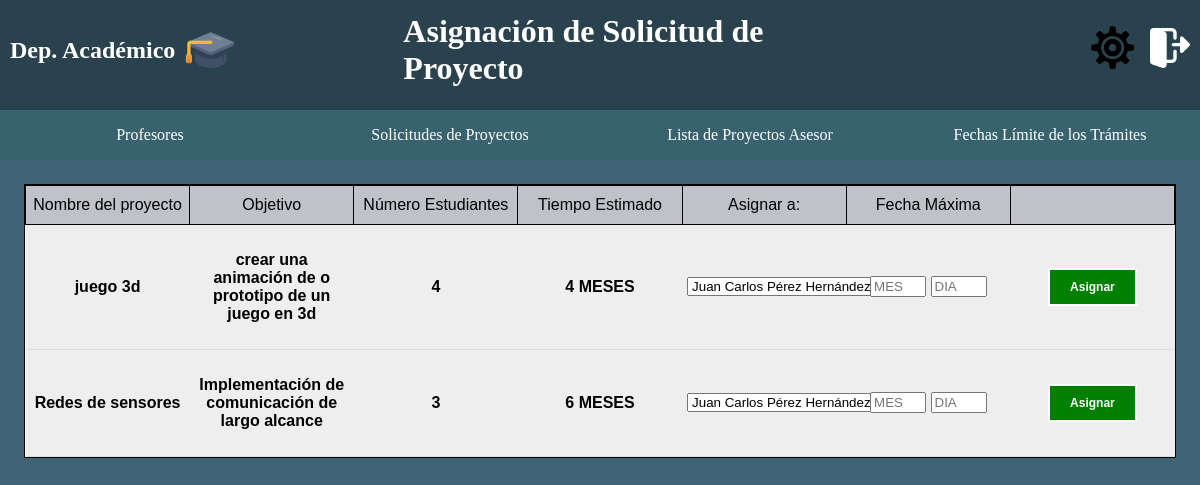
Screenshot of /DeptoAcademico/deptoAcaAsigProyResV2.php (signed in) with the database file from the repository.
### tables this page shows
CREATE TABLE IF NOT EXISTS `UsuariosDepartamentos` (
    `UDID` int(11) NOT NULL AUTO_INCREMENT,
    `UID` int(11) DEFAULT NULL,
    `DID` int(11) DEFAULT NULL,
    PRIMARY KEY (`UDID`),
    KEY `UID` (`UID`),
    KEY `DID` (`DID`),
    CONSTRAINT `UsuariosDepartamentos_ibfk_1` FOREIGN KEY (`UID`) REFERENCES `Usuarios` (`UID`) ON DELETE CASCADE ON UPDATE CASCADE,
    CONSTRAINT `UsuariosDepartamentos_ibfk_2` FOREIGN KEY (`DID`) REFERENCES `Departamentos` (`DID`) ON DELETE CASCADE ON UPDATE CASCADE
);

CREATE TABLE IF NOT EXISTS `SolicitudProyecto` (
    `SPID` int(10) NOT NULL AUTO_INCREMENT,
    `SPNombreProyecto` varchar(255) DEFAULT NULL,
    `SPObjetivo` varchar(1000) DEFAULT NULL,
    `SPDescripcion` varchar(1000) DEFAULT NULL,
    `SPImpacto` varchar(1000) DEFAULT NULL,
    `SPLugar` varchar(255) DEFAULT NULL,
    `SPEstudiantesRequeridos` int(11) DEFAULT NULL,
    `SDTiempoEstimado` int(11) DEFAULT NULL COMMENT 'MESES',
    `SPTipo` varchar(10) DEFAULT 'INTERNO' COMMENT 'INTERNO, EXTERNO, DUAL, CIIE',
    `SPLineaInvestigacion` varchar(255) DEFAULT NULL,
    `SPReferencias` varchar(1000) DEFAULT NULL,
    `UIDResponsable` int(11) DEFAULT NULL COMMENT 'El responsable es el que registra el proyecto',
    `SPEstatus` varchar(10) DEFAULT 'PENDIENTE' COMMENT 'PENDIENTE, REVISION, ACEPTADO, RECHAZADP',
    `ERFC` varchar(13) DEFAULT NULL,
    `UPropietario` int(11) DEFAULT NULL,
    PRIMARY KEY (`SPID`),
    KEY `UIDResponsable` (`UIDResponsable`),
    KEY `ERFC` (`ERFC`),
    KEY `UPropietario` (`UPropietario`),
    CONSTRAINT `SolicitudProyecto_ibfk_1` FOREIGN KEY (`ERFC`) REFERENCES `Empresas` (`ERFC`) ON DELETE CASCADE ON UPDATE CASCADE,
    CONSTRAINT `SolicitudProyecto_ibfk_2` FOREIGN KEY (`UPropietario`) REFERENCES `Usuarios` (`UID`) ON DELETE CASCADE ON UPDATE CASCADE,
    CONSTRAINT `UIDResponsable` FOREIGN KEY (`UIDResponsable`) REFERENCES `Usuarios` (`UID`) ON DELETE CASCADE ON UPDATE CASCADE
);

### DeptoAcademico/funcionesDepto.php (called while the page is built, shortened)
<?php
function DID($UID){
    $conection = conn();
    $sql = "SELECT Departamentos.`DID` FROM `Departamentos` INNER JOIN `UsuariosDepartamentos` ON `Departamentos`.DID= `UsuariosDepartamentos`.DID WHERE `UsuariosDepartamentos`.UID = $UID;";
    $query = mysqli_query($conection, $sql);
    return $query;
}
function listaDocentes($DID, $RFC){
    $conection = conn();
    $sql = "SELECT * FROM Profesor WHERE Profesor.DID = $DID AND Profesor.RFCProfesor != '$RFC';";
    $query = mysqli_query($conection, $sql);
    return $query;
}
function RFCprofesor($SPID){
    $conection = conn();
    $sql = "SELECT Profesor.`RFCProfesor` FROM Profesor INNER JOIN `SolicitudProyecto` INNER JOIN `Profesor_Usuarios` ON Profesor.`RFCProfesor` = Profesor_Usuarios.`RFCProfesor` AND Profesor_Usuarios.`UID` = SolicitudProyecto.`UIDResponsable`  WHERE SolicitudProyecto.`SPID` = $SPID;";
    $query = mysqli_query($conection, $sql);
    return $query;
}
?>

### DeptoAcademico/deptoAcaAsigProyResV2.php (the view, shortened to what this page needs)
<?php
	include ('funcionesDepto.php');
	$UID = $_SESSION['id'];
	$DID = mysqli_fetch_array(DID($UID));
?>
<!DOCTYPE html>
<html>
<head>
	<link rel="stylesheet" href="../style/style.css">
	<link rel="stylesheet" href="Style/styleDepto.css">
</head>
<body style="margin: 0;" id="bgcolor">
	<div class="container">
		<div class="row">
			<div class="left-column">
				<a class="home-btn" href="index.php">
					<h2><span style="margin-right: 10px;">Dep. Académico</span></h2>
					<img src="../img/sombrero.png" width="50px">
				</a>
			</div>
			<div class="center-column">
				<h1>Asignación de Solicitud de Proyecto</h1>
			</div>
			<div class="right-column">
				<a href="../usuariosConfig.php?idUsuario=<?php echo $_SESSION['id'];?>"><img src="../img/configuraciones.png" width="50px"></a> &nbsp; &nbsp;
				<a href="../logout.php"><img src="../img/logout.png" width="40px"></a>
			</div>
		</div>
	</div>
	<div class="tabla-scroll">
	<table class = "tb-asp">
			<tr>
				<td class="sticky">Nombre del proyecto</td>
				<td class="sticky">Objetivo</td>
				<td class="sticky">Número Estudiantes</td>
				<td class="sticky">Tiempo Estimado</td>
				<td class="sticky">Asignar a: </td>
				<td class="sticky">Fecha Máxima</td>
				<td class="sticky"></td>
			</tr>
            <tr>
			<?php
    		$conn = conn();
    		$sql = "SELECT * FROM UsuariosDepartamentos INNER JOIN `SolicitudProyecto` ON UsuariosDepartamentos.`UID` = SolicitudProyecto.`UIDResponsable` WHERE UsuariosDepartamentos.`DID` = 5 AND SolicitudProyecto.`SPEstatus`='PENDIENTE';";
    		$resultado = $conn->query($sql);
    		if ($resultado->num_rows > 0) {
				$i = 0;
    			while ($fila = $resultado->fetch_assoc()) {
    				?>
    				<form action="exc/insert.php" method="POST" target="blank">
					<tr <?php if($i%2==0) echo "class='par'" ?> >
						<th class="tb-th-asp"><p><?php echo $fila['SPNombreProyecto']?></p></th>
						<th class="tb-th-asp"><p><?php echo $fila['SPObjetivo']?></p></th>
						<th class="tb-th-asp"><p><?php echo $fila['SPEstudiantesRequeridos']?></p></th>
						<th class="tb-th-asp"><?php echo $fila['SDTiempoEstimado']?> MESES</th>
						    <th class="tb-th-asp">
							<select name="UProfesor">
								<?php
									$RFC = mysqli_fetch_array(RFCprofesor($fila['SPID']));
									$listaProfesores = listaDocentes($DID[0], $RFC[0]);
									while ($profesor = mysqli_fetch_array($listaProfesores)){
										?>
											<option value="<?php echo $profesor[0]; ?>" size="20"> <?php echo $profesor[1] ?> </option>
										<?php
									}
								?>
							</select>
							</th>
							<th class="tb-th-asp">
								<input type="number" name="mes" min="1" max="12" PLACEHOLDER="MES">
								<input type="number" name="dia" min="1" max="30" PLACEHOLDER="DIA">
							</th>
							<th class="tb-th-asp">
								<input type="submit" value="Asignar">
							</th>
					</tr>
					</form>
					<?php
					$i++;
				}
			} else {
				echo "No se han propuesto proyectos.";
			}
			?>
            </tr>
        </table>
	</div>
</body>
</html>

### style/style.css (style rules this page uses)
body { margin: 0; background-color: whitesmoke; }
.container { display: flex; flex-direction: column; justify-content: center; align-items: center; align-items: flex-start; justify-content: flex-start; background-color: #2A424D; }
.row { display: flex; justify-content: center; align-items: center; width: 100%; margin-bottom: 10px; color: white; }
.button-row { display: flex; justify-content: center; align-items: center; width: 100%; }
.button-link { display: flex; align-items: center; justify-content: center; height: 50px; background-color: #45818e86; color: white; text-align: center; text-decoration: none; flex: 1; }
.left-column { width: 33%; height: 100px; display: flex; justify-content: flex-start; align-items: center; padding-left: 10px; }
.center-column { width: 33%; height: 100px; display: flex; justify-content: center; align-items: center; }
.right-column { width: 33%; height: 100px; display: flex; justify-content: flex-end; align-items: center; padding-right: 10px; }
.home-btn { display: flex; align-items: center; text-decoration: none; color: white; }
.tabla-scroll { max-height: 366px; border: 1px solid; overflow: scroll; background-color: azure; margin: 2%; }
.sticky { position: sticky; top: 0; background-color: #bfc3c9; min-width: 145.210px; max-width: 145.210px; border: 1px solid; }
.par { background-color: #dbe9ff; }
.tb-th-asp { min-width: 132.210px; max-width: 132.210px; }
.sticky, .tb-th-asp { padding-right: 5px; padding-left: 5px; }
.tb-asp { width: 100%; }
.tb-asp, .sticky, .tb-th-asp { border-collapse: collapse; text-align: center; }
.tb-th-asp input[type="submit"], .izq-decision input[type="submit"] { background-color: green; color: white; border: 2px solid white; border-radius: 0; padding: 10px 20px; font-size: 12px; font-weight: bold; }
.tb-th-asp input[type="submit"] { border-style: solid; }

### DeptoAcademico/Style/styleDepto.css (style rules this page uses)
#bgcolor { background-color: #3f6275; }
table { border-collapse: collapse; width: 100%; margin: 0 auto; font-family: Arial, sans-serif; }
th, td { padding: 10px; text-align: center; border-bottom: 1px solid #ddd; }
th { background-color: #eee; font-weight: bold; }

### rows the page displays
usuariosdepartamentos: solicitudproyecto.SPNombreProyecto "juego 3d", solicitudproyecto.SPObjetivo "crear una animación de o prototipo de un juego en 3d", solicitudproyecto.SPEstudiantesRequeridos "4", solicitudproyecto.SDTiempoEstimado "4"
usuariosdepartamentos: solicitudproyecto.SPNombreProyecto "Redes de sensores", solicitudproyecto.SPObjetivo "Implementación de comunicación de largo alcance", solicitudproyecto.SPEstudiantesRequeridos "3", solicitudproyecto.SDTiempoEstimado "6"

### other values shown
form field UProfesor "Juan Carlos Pérez Hernández"
